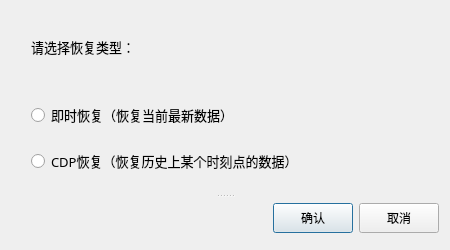
<?xml version="1.0" encoding="UTF-8"?>
<ui version="4.0">
 <class>Dialog</class>
 <widget class="QDialog" name="Dialog">
  <property name="geometry">
   <rect>
    <x>0</x>
    <y>0</y>
    <width>450</width>
    <height>250</height>
   </rect>
  </property>
  <property name="minimumSize">
   <size>
    <width>450</width>
    <height>250</height>
   </size>
  </property>
  <property name="maximumSize">
   <size>
    <width>450</width>
    <height>250</height>
   </size>
  </property>
  <property name="windowTitle">
   <string>Dialog</string>
  </property>
  <layout class="QVBoxLayout" name="verticalLayout">
   <item>
    <widget class="QSplitter" name="splitter">
     <property name="orientation">
      <enum>Qt::Vertical</enum>
     </property>
     <widget class="QWidget" name="widget_3" native="true">
      <layout class="QVBoxLayout" name="verticalLayout_2">
       <property name="spacing">
        <number>20</number>
       </property>
       <property name="leftMargin">
        <number>20</number>
       </property>
       <property name="bottomMargin">
        <number>20</number>
       </property>
       <item>
        <widget class="QLabel" name="label">
         <property name="minimumSize">
          <size>
           <width>0</width>
           <height>20</height>
          </size>
         </property>
         <property name="font">
          <font>
           <family>微软雅黑</family>
           <pointsize>10</pointsize>
          </font>
         </property>
         <property name="text">
          <string>请选择恢复类型：</string>
         </property>
        </widget>
       </item>
       <item>
        <widget class="QRadioButton" name="radioButton">
         <property name="minimumSize">
          <size>
           <width>80</width>
           <height>0</height>
          </size>
         </property>
         <property name="font">
          <font>
           <family>微软雅黑</family>
           <pointsize>10</pointsize>
          </font>
         </property>
         <property name="text">
          <string>即时恢复（恢复当前最新数据）</string>
         </property>
        </widget>
       </item>
       <item>
        <widget class="QRadioButton" name="radioButton_2">
         <property name="font">
          <font>
           <family>微软雅黑</family>
           <pointsize>10</pointsize>
          </font>
         </property>
         <property name="text">
          <string>CDP恢复（恢复历史上某个时刻点的数据）</string>
         </property>
        </widget>
       </item>
      </layout>
     </widget>
     <widget class="QWidget" name="widget_4" native="true">
      <layout class="QHBoxLayout" name="horizontalLayout">
       <item>
        <spacer name="horizontalSpacer">
         <property name="orientation">
          <enum>Qt::Horizontal</enum>
         </property>
         <property name="sizeHint" stdset="0">
          <size>
           <width>40</width>
           <height>20</height>
          </size>
         </property>
        </spacer>
       </item>
       <item>
        <widget class="QPushButton" name="pushButton_2">
         <property name="minimumSize">
          <size>
           <width>40</width>
           <height>30</height>
          </size>
         </property>
         <property name="maximumSize">
          <size>
           <width>16777215</width>
           <height>16777215</height>
          </size>
         </property>
         <property name="text">
          <string>确认</string>
         </property>
        </widget>
       </item>
       <item>
        <widget class="QPushButton" name="pushButton">
         <property name="minimumSize">
          <size>
           <width>40</width>
           <height>30</height>
          </size>
         </property>
         <property name="text">
          <string>取消</string>
         </property>
        </widget>
       </item>
      </layout>
     </widget>
    </widget>
   </item>
  </layout>
 </widget>
 <resources/>
 <connections/>
</ui>
